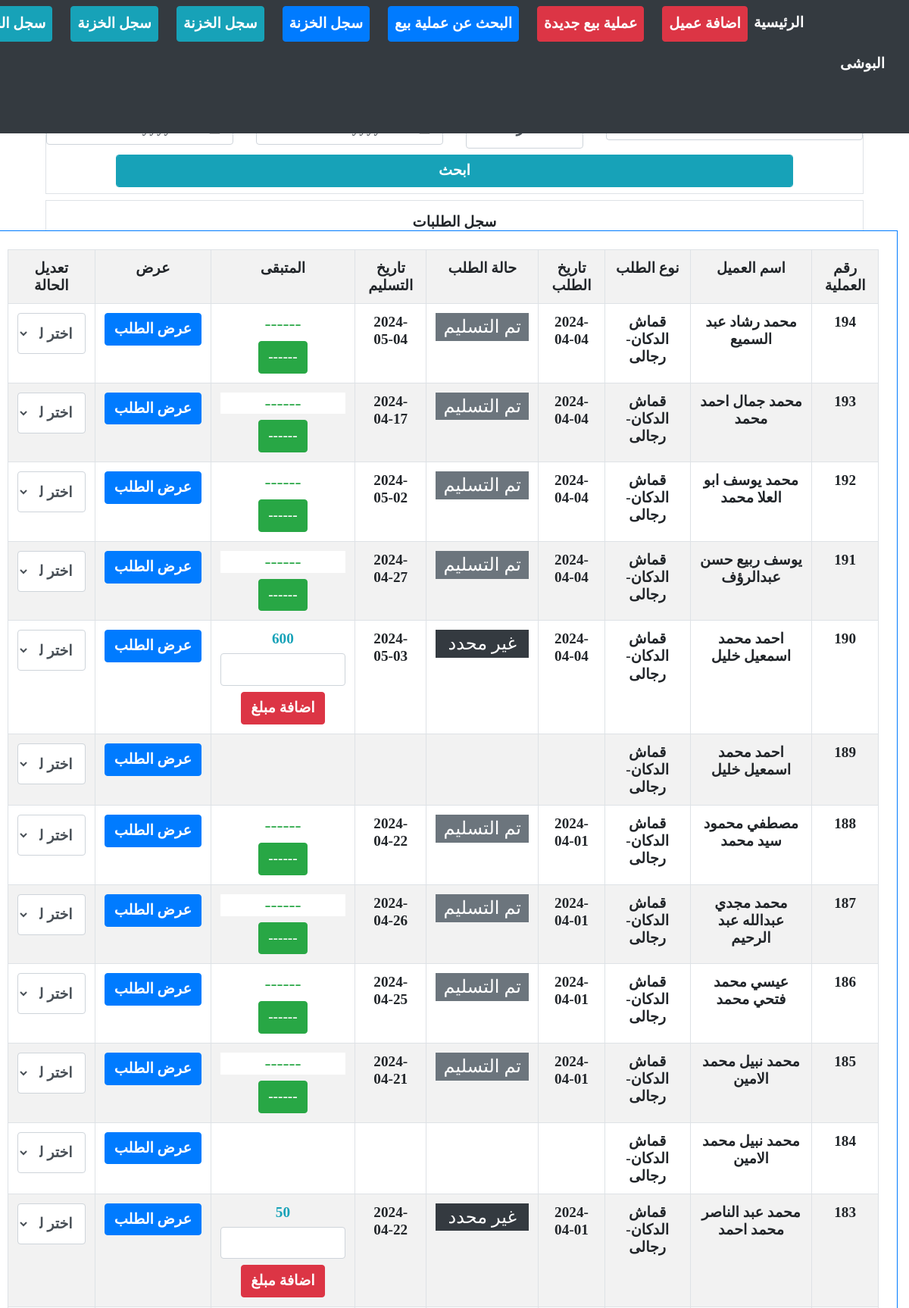
The app's page /order/list (upper part) with its own data.
### order/models.py (models this page shows, shortened)
class MasterInvoice( TimeStampMixin,models.Model):
    counter = models.PositiveIntegerField(default=1, editable=False)
    invoiceType = [
        ('قماش الدكان-رجالى', 'قماش الدكان-رجالى'),
        ('قماش الدكان-حريمى', 'قماش الدكان-حريمى'),
        ('قماش خارجى-رجالى', 'قماش خارجى-رجالى'),
        ('قماش خارجى-حريمى', 'قماش خارجى-حريمى'),
        ('بيع قماش', 'بيع قماش'),
    ]
    clientMI    = models.ForeignKey(Client, related_name='master_invoices', on_delete=models.CASCADE, verbose_name="العميل")
    invoiceType = models.CharField(max_length=35, choices=invoiceType, null=True, blank=True, verbose_name="نوع الطلب", default="قماش الدكان-رجالى")
    confirmed   = models.BooleanField(default=False)

class basicInvoiceInfo(TimeStampMixin,models.Model):
    orderStatue = [
        ('unknwon','غير محدد'),
        ('sent','تم ارسالها الى المشغل'),
        ('done','جاهز للتسليم'),
        ('delivered','تم التسليم'),
        ('returned','مرتجع'),
        ('doneAgain','تسليم بعد المرتجع')
    ]
    masterInvoice   = models.ForeignKey(MasterInvoice, on_delete=models.CASCADE, verbose_name="الفاتورة")
    total           = models.IntegerField(null=True, blank=True, verbose_name="المبلغ الإجمالى")
    paid            = models.IntegerField(null=True, blank=True, verbose_name="المبلغ المدفوع")
    remain          = models.IntegerField(null=True, blank=True, verbose_name="المبلغ المتبقى")
    receve_date     = models.DateField(blank=True, null=True)
    statue          = models.CharField(max_length=35, choices=orderStatue, null=True, blank=True, verbose_name="حالة الطلب", default="unknwon")

### client/models.py (models this page shows, shortened)
class TimeStampMixin(models.Model):
    created_at      = models.DateTimeField(auto_now_add=True,null=True)
    updated_at      = models.DateTimeField(auto_now=True,null=True)
    is_deleted      = models.BooleanField(default=False)

class Client(TimeStampMixin, models.Model):
    GENDER_CHOICES = [
        ('male', 'رجالى'),
        ('female', 'حريمى'),
    ]
    FName       = models.CharField(max_length=15, null=True, blank=True, verbose_name="الاسم الاول") # الاسم الاول
    SName       = models.CharField(max_length=15, null=True, blank=True, verbose_name="الاسم الثانى") # الاسم الثانى
    TName       = models.CharField(max_length=15, null=True, blank=True, verbose_name="الاسم الثالث") # الاسم الثالث
    LName       = models.CharField(max_length=15, null=True, blank=True, verbose_name="الاسم الرابع") # الاسم الرابع
    name        = models.CharField(max_length=60, null=True, blank=True, db_index=True,verbose_name="الاسم بالكامل") # الاسم بالكامل
    kindMale    = models.CharField(max_length=10, choices=GENDER_CHOICES, null=True, blank=True, verbose_name="نوع العميل", default="male" )
    book        = models.CharField(max_length=50, null=True, blank=True, verbose_name="اسم الدفتر")
    page        = models.IntegerField(null=True, blank=True, verbose_name="صفحة رقم")
    phone       = models.CharField(max_length=50, null=True, blank=True, db_index=True, verbose_name="رقم التليفون")
    address     = models.CharField(max_length=50, null=True, blank=True, verbose_name="العنوان")

class TimeStampMixin(models.Model):
    created_at      = models.DateTimeField(auto_now_add=True,null=True)
    updated_at      = models.DateTimeField(auto_now=True,null=True)
    is_deleted      = models.BooleanField(default=False)

### order/views.py (the view, shortened to what this page needs)
# urls.py: path('list', ordersListView.as_view(), name="list"),
class ordersListView(ListView):
    model = MasterInvoice
    template_name = 'order/ordersList.html'
    context_object_name = 'masterInvoices'
    ordering = '-created_at'
    def get_queryset(self):
        not_confirmed_orders = MasterInvoice.objects.filter(confirmed=False).delete()
        queryset = super().get_queryset()
        search_query = self.request.GET.get('q')
        search_by = self.request.GET.get('search_by')
        if search_query:
            q_object = Q(clientMI__name__icontains=search_query)
            q_object |= Q(invoiceType__icontains=search_query)
            if search_query.isdigit():
                q_object |= Q(counter=int(search_query))
            queryset = queryset.filter(q_object)
        return queryset.order_by('-created_at')

### order/templates/order/ordersList.html (shortened to what this page needs)
{% extends "homee/index.html" %}
{% load crispy_forms_tags %}
{% block content %}
<div class="container-fluid text-center m-auto">
    <h1 class="h4 mt-3">البحث</h1>
    <div class="row">
        <div class="col-12">
            <form class="border m-auto " action="#" >
                <div class="row">
                    <div class="col-4">
                    </div>
                    <div class="col-2">
                    </div>
                    <div class="col-3">
                    </div>
                    <div class="col-3">
                    </div>
                    <div class="col-10 mr-auto ml-auto mt-2 mb-2">
                        <input type="submit" class="form-control btn btn-info w-100" value="ابحث">
                    </div>
                </div>
            </form>
        </div>
    </div>
    <h1 class="h3 border p-3 mb-5 mt-2">سجل الطلبات</h1>
    <div class="row mt-5 mb-3 bg-white w-100" style=" position: fixed; top: 16rem; display: inline-block; left: 0rem; z-index:2; overflow:scroll; height:67vh">
        <div class="col-12 m-auto border border-primary p-4">
            <table class="table text-center table-striped table-hover table-bordered w-100 h3" id="" style="">
                <tr>
                    <th>رقم العملية</th>
                    <th>اسم العميل</th>
                    <th>نوع الطلب</th>
                    <th>تاريخ الطلب</th>
                    <th>حالة الطلب</th>
                    <th>تاريخ التسليم</th>
                    <th>المتبقى</th>
                    <th>عرض</th>
                    <th>تعديل الحالة</th>
                </tr>
                {% for masterInvoice in  masterInvoices%}
                <tr>
                    <td>{{masterInvoice.counter}}</td>
                    <td>{{masterInvoice.clientMI.name}}</td>
                    <td>{{masterInvoice.invoiceType}}</td>
                    <td>
                        {% for basicInvoiceInfo in masterInvoice.basicinvoiceinfo_set.all %}
                          {{ basicInvoiceInfo.created_at|date:'Y-m-d'}}</span>
                        {% endfor %}
                    </td>
                    <td id="reload-container">
                        {% for basicInvoiceInfo in masterInvoice.basicinvoiceinfo_set.all %}
                            {% if basicInvoiceInfo.get_statue_display == "غير محدد" %}
                                <p class="bg-dark text-white p-1 h4 w-100">غير محدد</p>
                            {% elif basicInvoiceInfo.get_statue_display == "تم ارسالها الى المشغل" %}
                                <p class="bg-info text-white p-1 h4 w-100">تم ارسالها الى المشغل</p>
                            {% elif basicInvoiceInfo.get_statue_display == "جاهز للتسليم" %}
                                <p class="bg-success text-white p-1 h4 w-100">جاهز للتسليم</p>
                            {% elif basicInvoiceInfo.get_statue_display == "تم التسليم" %}
                                <p class="bg-secondary text-white p-1 h4 w-100 done_pay_statue">تم التسليم</p>
                            {% elif basicInvoiceInfo.get_statue_display == "تسليم بعد المرتجع" %}
                            <p class="bg-warning text-white p-1 h4 w-100 done_pay_statue">تسليم بعد المرتجع</p>
                                {% elif basicInvoiceInfo.get_statue_display == "مرتجع" %}
                            <p class="bg-danger text-white p-2 h4 w-100" style="font-size: 2rem; font-weight: 900;">مرتجع</p>
                            {% endif %}
                        {% endfor %}
                    </td>
                    <td>
                        {% for basicInvoiceInfo in masterInvoice.basicinvoiceinfo_set.all %}
                            {{ basicInvoiceInfo.receve_date|date:'Y-m-d'}}</span>
                        {% endfor %}
                    </td>
                    <td>
                        {% for basicInvoiceInfo in masterInvoice.basicinvoiceinfo_set.all %}
                            {% if basicInvoiceInfo.remain > 0 %}
                                <p class="h3 text-info">
                                    {{ basicInvoiceInfo.remain }}
                                </p>
                                <input class="form-control add_pay_input">
                                <a href="#" class="btn btn-danger mt-2 pay_btn" >اضافة مبلغ</a>
                            {% else %}
                                <p class="bg-white h4 text-success done_pay">تم السداد بالكامل</p>
                                <a href="{% url 'order:createDeliverd' masterInvoice.id%}" class="btn btn-success done_pay done_pay_btn">تسليم الطلب</a>
                            {% endif %}
                        {% endfor %}
                    </td>
                    <td>
                        <a class="btn btn-primary text-white" href="{% url 'order:listOrderDetails'  masterInvoice.id%}">عرض الطلب</a>
                    </td>
                    <td>
                        <select class="form-control h5 change_order_statue" id="change_order_statue{{masterInvoice.id}}" name="change_order_statue"  hx-post="/order/changeOrderStatue/{{masterInvoice.id}}">
                            <option>اختر لتغيير الحالة</option>
                        </select>
                    </td>
                </tr>
                {% endfor %}
            </table>
        </div>
    </div>
</div>
{% endblock %}

### home/static/homee/css/style.css (style rules this page uses)
body, .h3, h1.h1, .btn:not(:disabled):not(.disabled), label, select, input { text-align: center!important; font-size: 1.2rem!important; font-weight: 900!important; font-family: none!important; }
select.form-control:not([size]):not([multiple]) { height:calc(3.25rem + 2px) }

### records on screen
MasterInvoice: counter "194", clientMI.name "محمد رشاد عبد السميع", invoiceType "قماش الدكان-رجالى", change_order_statue "اختر لتغيير الحالة"
basicInvoiceInfo: created_at "2024-04-04", statue "تم التسليم", receve_date "2024-05-04"
MasterInvoice: counter "193", clientMI.name "محمد جمال احمد محمد", invoiceType "قماش الدكان-رجالى", change_order_statue "اختر لتغيير الحالة"
basicInvoiceInfo: created_at "2024-04-04", statue "تم التسليم", receve_date "2024-04-17"
MasterInvoice: counter "192", clientMI.name "محمد يوسف ابو العلا محمد", invoiceType "قماش الدكان-رجالى", change_order_statue "اختر لتغيير الحالة"
basicInvoiceInfo: created_at "2024-04-04", statue "تم التسليم", receve_date "2024-05-02"
MasterInvoice: counter "191", clientMI.name "يوسف ربيع حسن عبدالرؤف", invoiceType "قماش الدكان-رجالى", change_order_statue "اختر لتغيير الحالة"
basicInvoiceInfo: created_at "2024-04-04", statue "تم التسليم", receve_date "2024-04-27"
MasterInvoice: counter "190", clientMI.name "احمد محمد اسمعيل خليل", invoiceType "قماش الدكان-رجالى", change_order_statue "اختر لتغيير الحالة"
basicInvoiceInfo: created_at "2024-04-04", statue "غير محدد", receve_date "2024-05-03", remain "600"
MasterInvoice: counter "189", clientMI.name "احمد محمد اسمعيل خليل", invoiceType "قماش الدكان-رجالى", change_order_statue "اختر لتغيير الحالة"
MasterInvoice: counter "188", clientMI.name "مصطفي محمود سيد محمد", invoiceType "قماش الدكان-رجالى", change_order_statue "اختر لتغيير الحالة"
basicInvoiceInfo: created_at "2024-04-01", statue "تم التسليم", receve_date "2024-04-22"
MasterInvoice: counter "187", clientMI.name "محمد مجدي عبدالله عبد الرحيم", invoiceType "قماش الدكان-رجالى", change_order_statue "اختر لتغيير الحالة"
basicInvoiceInfo: created_at "2024-04-01", statue "تم التسليم", receve_date "2024-04-26"
MasterInvoice: counter "186", clientMI.name "عيسي محمد فتحي محمد", invoiceType "قماش الدكان-رجالى", change_order_statue "اختر لتغيير الحالة"
basicInvoiceInfo: created_at "2024-04-01", statue "تم التسليم", receve_date "2024-04-25"
MasterInvoice: counter "185", clientMI.name "محمد نبيل محمد الامين", invoiceType "قماش الدكان-رجالى", change_order_statue "اختر لتغيير الحالة"
basicInvoiceInfo: created_at "2024-04-01", statue "تم التسليم", receve_date "2024-04-21"
MasterInvoice: counter "184", clientMI.name "محمد نبيل محمد الامين", invoiceType "قماش الدكان-رجالى", change_order_statue "اختر لتغيير الحالة"
MasterInvoice: counter "183", clientMI.name "محمد عبد الناصر محمد احمد", invoiceType "قماش الدكان-رجالى", change_order_statue "اختر لتغيير الحالة"
basicInvoiceInfo: created_at "2024-04-01", statue "غير محدد", receve_date "2024-04-22", remain "50"
